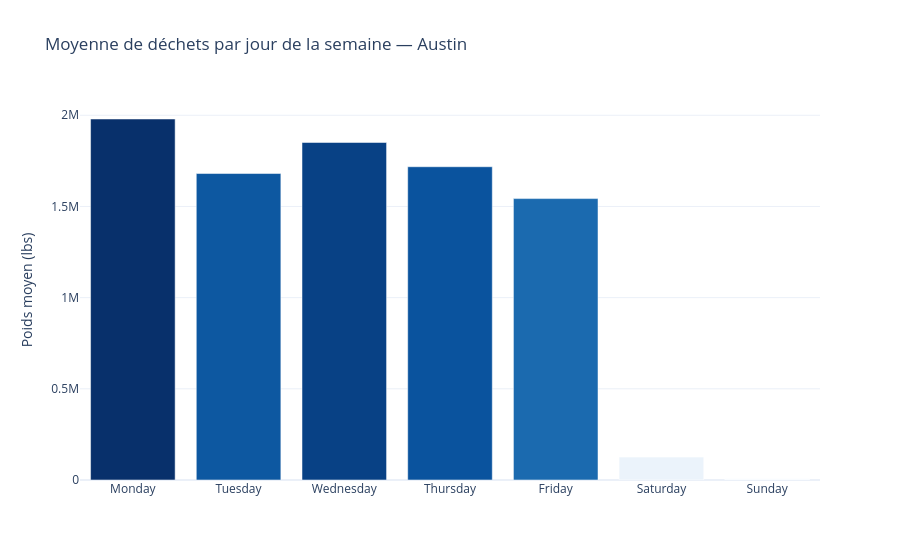

Notebook code for this chart:
### Code cell
# Saisonnalité par jour de la semaine (observation clé du papier)
df['day_of_week'] = df['date'].dt.day_name()
order = ['Monday', 'Tuesday', 'Wednesday', 'Thursday', 'Friday', 'Saturday', 'Sunday']

day_avg = df.groupby('day_of_week')['waste_lbs'].mean().reindex(order).reset_index()

fig = px.bar(
    day_avg,
    x='day_of_week',
    y='waste_lbs',
    title='Moyenne de déchets par jour de la semaine — Austin',
    labels={'day_of_week': '', 'waste_lbs': 'Poids moyen (lbs)'},
    color='waste_lbs',
    color_continuous_scale='Blues',
    template='plotly_white'
)
fig.update_layout(coloraxis_showscale=False)
fig.show()

### Figure 1 — Plotly figure (JSON) as saved in the notebook; plotly's stock layout.template omitted (floating-point values rounded to 4 significant figures)
{"data": [{"hovertemplate": "=%{x}<br>Poids moyen (lbs)=%{marker.color}<extra></extra>", "legendgroup": "", "marker": {"color": [1979000.0, 1680000.0, 1851000.0, 1718000.0, 1543000.0, 125900.0, 8109.0], "coloraxis": "coloraxis", "pattern": {"shape": ""}}, "name": "", "orientation": "v", "showlegend": false, "textposition": "auto", "type": "bar", "x": ["Monday", "Tuesday", "Wednesday", "Thursday", "Friday", "Saturday", "Sunday"], "xaxis": "x", "y": [1979000.0, 1680000.0, 1851000.0, 1718000.0, 1543000.0, 125900.0, 8109.0], "yaxis": "y"}], "layout": {"barmode": "relative", "coloraxis": {"colorbar": {"title": {"text": "Poids moyen (lbs)"}}, "colorscale": [[0, "rgb(247,251,255)"], [0.125, "rgb(222,235,247)"], [0.25, "rgb(198,219,239)"], [0.375, "rgb(158,202,225)"], [0.5, "rgb(107,174,214)"], [0.625, "rgb(66,146,198)"], [0.75, "rgb(33,113,181)"], [0.875, "rgb(8,81,156)"], [1, "rgb(8,48,107)"]], "showscale": false}, "legend": {"tracegroupgap": 0}, "title": {"text": "Moyenne de déchets par jour de la semaine — Austin"}, "xaxis": {"anchor": "y", "domain": [0, 1], "title": {"text": ""}}, "yaxis": {"anchor": "x", "domain": [0, 1], "title": {"text": "Poids moyen (lbs)"}}}}
